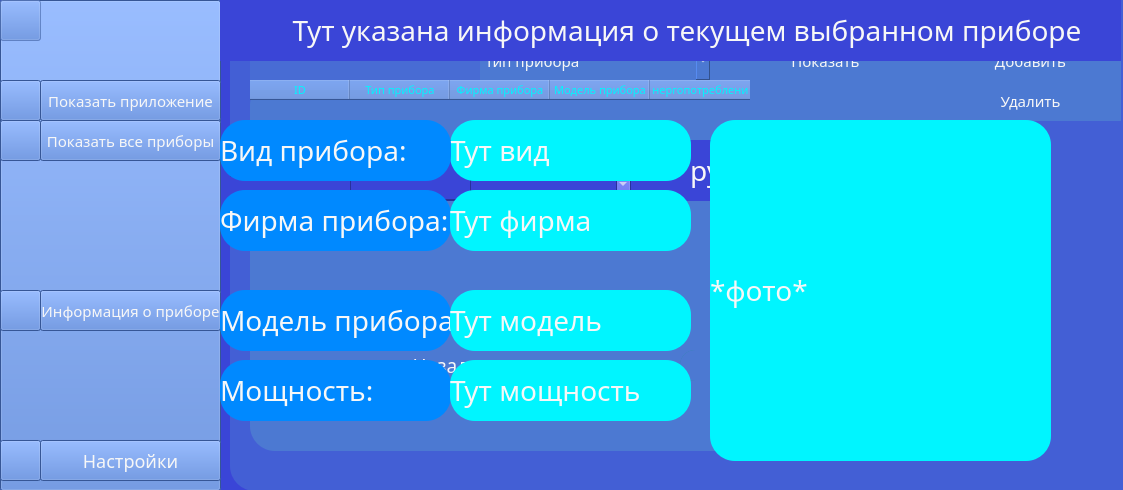
<?xml version="1.0" encoding="UTF-8"?>
<ui version="4.0">
 <class>MainWindow</class>
 <widget class="QMainWindow" name="MainWindow">
  <property name="geometry">
   <rect>
    <x>0</x>
    <y>0</y>
    <width>1123</width>
    <height>490</height>
   </rect>
  </property>
  <property name="windowTitle">
   <string>Плата за электроприборы</string>
  </property>
  <property name="styleSheet">
   <string notr="true">background:#3A45D7;</string>
  </property>
  <property name="iconSize">
   <size>
    <width>40</width>
    <height>40</height>
   </size>
  </property>
  <widget class="QWidget" name="centralwidget">
   <widget class="QComboBox" name="type">
    <property name="geometry">
     <rect>
      <x>350</x>
      <y>140</y>
      <width>181</width>
      <height>61</height>
     </rect>
    </property>
    <property name="styleSheet">
     <string notr="true">position: absolute;
left: 0.89%;
right: 87.97%;
top: 11.67%;
bottom: 83.98%;

background: #3A45D7;

color:#f7f7f7;
font-family: Mulish;
font-style: normal;
font-weight: 100;
font-size: 19px;
line-height: 24px;</string>
    </property>
    <item>
     <property name="text">
      <string>Кофеварка</string>
     </property>
    </item>
    <item>
     <property name="text">
      <string>Посудомойка</string>
     </property>
    </item>
   </widget>
   <widget class="QComboBox" name="firm">
    <property name="enabled">
     <bool>true</bool>
    </property>
    <property name="geometry">
     <rect>
      <x>550</x>
      <y>140</y>
      <width>181</width>
      <height>61</height>
     </rect>
    </property>
    <property name="styleSheet">
     <string notr="true">position: absolute;
left: 0.89%;
right: 87.97%;
top: 11.67%;
bottom: 83.98%;

background: #3A45D7;

color:#f7f7f7;
font-family: Mulish;
font-style: normal;
font-weight: 100;
font-size: 19px;
line-height: 24px;</string>
    </property>
    <item>
     <property name="text">
      <string>Vitek</string>
     </property>
    </item>
    <item>
     <property name="text">
      <string>Kitfort</string>
     </property>
    </item>
   </widget>
   <widget class="QComboBox" name="model">
    <property name="enabled">
     <bool>true</bool>
    </property>
    <property name="geometry">
     <rect>
      <x>750</x>
      <y>140</y>
      <width>181</width>
      <height>61</height>
     </rect>
    </property>
    <property name="styleSheet">
     <string notr="true">position: absolute;
left: 0.89%;
right: 87.97%;
top: 11.67%;
bottom: 83.98%;

background: #3A45D7;;

color:#f7f7f7;
font-family: Mulish;
font-style: normal;
font-weight: 100;
font-size: 19px;
line-height: 24px;</string>
    </property>
    <item>
     <property name="text">
      <string>VT 1506 BK</string>
     </property>
    </item>
    <item>
     <property name="text">
      <string>VT-1529</string>
     </property>
    </item>
    <item>
     <property name="text">
      <string>VT-1502 BK</string>
     </property>
    </item>
    <item>
     <property name="text">
      <string>VT-508</string>
     </property>
    </item>
    <item>
     <property name="text">
      <string>VT-1519 BK</string>
     </property>
    </item>
    <item>
     <property name="text">
      <string>VT-1514 BK</string>
     </property>
    </item>
    <item>
     <property name="text">
      <string>VT-1512</string>
     </property>
    </item>
    <item>
     <property name="text">
      <string>VT-1509</string>
     </property>
    </item>
    <item>
     <property name="text">
      <string>VT-1504</string>
     </property>
    </item>
    <item>
     <property name="text">
      <string>VT-1513 BK</string>
     </property>
    </item>
    <item>
     <property name="text">
      <string>VT-1518 BK</string>
     </property>
    </item>
    <item>
     <property name="text">
      <string>VT-1503 BK</string>
     </property>
    </item>
    <item>
     <property name="text">
      <string>VT-1527</string>
     </property>
    </item>
    <item>
     <property name="text">
      <string>VT-1511 BK</string>
     </property>
    </item>
    <item>
     <property name="text">
      <string>VT-1524 GD</string>
     </property>
    </item>
   </widget>
   <widget class="QComboBox" name="choose">
    <property name="geometry">
     <rect>
      <x>750</x>
      <y>140</y>
      <width>181</width>
      <height>61</height>
     </rect>
    </property>
    <property name="styleSheet">
     <string notr="true">position: absolute;
left: 0.89%;
right: 87.97%;
top: 11.67%;
bottom: 83.98%;

background: #3A45D7;
color:#f7f7f7;
font-family: Mulish;
font-style: normal;
font-weight: 100;
font-size: 28px;
line-height: 24px;</string>
    </property>
    <item>
     <property name="text">
      <string>В день</string>
     </property>
    </item>
    <item>
     <property name="text">
      <string>В неделю</string>
     </property>
    </item>
    <item>
     <property name="text">
      <string>В месяц</string>
     </property>
    </item>
   </widget>
   <widget class="QLabel" name="text">
    <property name="geometry">
     <rect>
      <x>550</x>
      <y>140</y>
      <width>181</width>
      <height>61</height>
     </rect>
    </property>
    <property name="styleSheet">
     <string notr="true">position: absolute;
left: 0.89%;
right: 87.97%;
top: 11.67%;
bottom: 83.98%;

background: #3A45D7;

color:#f7f7f7;
font-family: Mulish;
font-style: normal;
font-weight: 100;
font-size: 28px;
line-height: 24px;</string>
    </property>
    <property name="text">
     <string> часов</string>
    </property>
   </widget>
   <widget class="QDoubleSpinBox" name="plata">
    <property name="geometry">
     <rect>
      <x>470</x>
      <y>140</y>
      <width>161</width>
      <height>61</height>
     </rect>
    </property>
    <property name="styleSheet">
     <string notr="true">position: absolute;
left: 0.89%;
right: 87.97%;
top: 11.67%;
bottom: 83.98%;

background: #3A45D7;

color:#f7f7f7;
font-family: Mulish;
font-style: normal;
font-weight: 100;
font-size: 28px;
line-height: 24px;</string>
    </property>
    <property name="minimum">
     <double>2.000000000000000</double>
    </property>
    <property name="maximum">
     <double>10.000000000000000</double>
    </property>
    <property name="value">
     <double>3.040000000000000</double>
    </property>
   </widget>
   <widget class="QLabel" name="text2">
    <property name="geometry">
     <rect>
      <x>690</x>
      <y>140</y>
      <width>201</width>
      <height>61</height>
     </rect>
    </property>
    <property name="styleSheet">
     <string notr="true">position: absolute;
left: 0.89%;
right: 87.97%;
top: 11.67%;
bottom: 83.98%;


background: #3A45D7;
color:#f7f7f7;
font-family: Mulish;
font-style: normal;
font-weight: 100;
font-size: 28px;
line-height: 24px;</string>
    </property>
    <property name="text">
     <string>руб. за кВт/ч</string>
    </property>
   </widget>
   <widget class="QPushButton" name="calculate">
    <property name="geometry">
     <rect>
      <x>680</x>
      <y>350</y>
      <width>151</width>
      <height>31</height>
     </rect>
    </property>
    <property name="styleSheet">
     <string notr="true">position: absolute;
left: 0.89%;
right: 87.97%;
top: 11.67%;
bottom: 83.98%;

background: #2A89A6;
border-radius: 15px;
color:#f7f7f7;
font-family: Mulish;
font-style: normal;
font-weight: 100;
font-size: 19px;
line-height: 24px;</string>
    </property>
    <property name="text">
     <string>Рассчитать</string>
    </property>
   </widget>
   <widget class="QDoubleSpinBox" name="hours">
    <property name="geometry">
     <rect>
      <x>350</x>
      <y>140</y>
      <width>181</width>
      <height>61</height>
     </rect>
    </property>
    <property name="styleSheet">
     <string notr="true">position: absolute;
left: 0.89%;
right: 87.97%;
top: 11.67%;
bottom: 83.98%;

background: #3A45D7;
;
color:#f7f7f7;
font-family: Mulish;
font-style: normal;
font-weight: 100;
font-size: 28px;
line-height: 28px;</string>
    </property>
    <property name="maximum">
     <double>24.000000000000000</double>
    </property>
    <property name="value">
     <double>1.000000000000000</double>
    </property>
   </widget>
   <widget class="QPushButton" name="next">
    <property name="geometry">
     <rect>
      <x>680</x>
      <y>350</y>
      <width>151</width>
      <height>31</height>
     </rect>
    </property>
    <property name="styleSheet">
     <string notr="true">position: absolute;
left: 0.89%;
right: 87.97%;
top: 11.67%;
bottom: 83.98%;

background: #4C79D2;;
border-radius: 15px;
color:#f7f7f7;
font-family: Mulish;
font-style: normal;
font-weight: 100;
font-size: 19px;
line-height: 24px;</string>
    </property>
    <property name="text">
     <string>Далее</string>
    </property>
   </widget>
   <widget class="QPushButton" name="prev">
    <property name="geometry">
     <rect>
      <x>360</x>
      <y>350</y>
      <width>161</width>
      <height>31</height>
     </rect>
    </property>
    <property name="styleSheet">
     <string notr="true">position: absolute;
left: 0.89%;
right: 87.97%;
top: 11.67%;
bottom: 83.98%;

background: #4C79D2;;
border-radius: 15px;
color:#f7f7f7;
font-family: Mulish;
font-style: normal;
font-weight: 100;
font-size: 19px;
line-height: 24px;</string>
    </property>
    <property name="text">
     <string>Назад</string>
    </property>
   </widget>
   <widget class="QCheckBox" name="razrab">
    <property name="geometry">
     <rect>
      <x>230</x>
      <y>140</y>
      <width>121</width>
      <height>61</height>
     </rect>
    </property>
    <property name="text">
     <string/>
    </property>
   </widget>
   <widget class="QLabel" name="text3">
    <property name="geometry">
     <rect>
      <x>250</x>
      <y>140</y>
      <width>211</width>
      <height>61</height>
     </rect>
    </property>
    <property name="styleSheet">
     <string notr="true">font-family: Mulish;
font-style: normal;
font-weight: bold;
font-size: 13px;
line-height: 14px;
color:#f7f7f7;</string>
    </property>
    <property name="text">
     <string>Режим разработчика</string>
    </property>
   </widget>
   <widget class="QFrame" name="AFrameMenu">
    <property name="geometry">
     <rect>
      <x>0</x>
      <y>-40</y>
      <width>221</width>
      <height>961</height>
     </rect>
    </property>
    <property name="styleSheet">
     <string notr="true">background:rgba(76,121,210,0.5);</string>
    </property>
    <property name="frameShape">
     <enum>QFrame::StyledPanel</enum>
    </property>
    <property name="frameShadow">
     <enum>QFrame::Raised</enum>
    </property>
    <widget class="QPushButton" name="menu">
     <property name="geometry">
      <rect>
       <x>0</x>
       <y>40</y>
       <width>221</width>
       <height>491</height>
      </rect>
     </property>
     <property name="styleSheet">
      <string notr="true">background:#4C79D2;</string>
     </property>
     <property name="text">
      <string/>
     </property>
    </widget>
    <widget class="QPushButton" name="settings">
     <property name="geometry">
      <rect>
       <x>0</x>
       <y>480</y>
       <width>41</width>
       <height>41</height>
      </rect>
     </property>
     <property name="styleSheet">
      <string notr="true">background:#4C79D2;</string>
     </property>
     <property name="text">
      <string/>
     </property>
     <property name="iconSize">
      <size>
       <width>41</width>
       <height>41</height>
      </size>
     </property>
    </widget>
    <widget class="QPushButton" name="prilozh">
     <property name="geometry">
      <rect>
       <x>0</x>
       <y>120</y>
       <width>41</width>
       <height>41</height>
      </rect>
     </property>
     <property name="styleSheet">
      <string notr="true">background:#4C79D2;</string>
     </property>
     <property name="text">
      <string/>
     </property>
     <property name="iconSize">
      <size>
       <width>41</width>
       <height>41</height>
      </size>
     </property>
    </widget>
    <widget class="QPushButton" name="table">
     <property name="geometry">
      <rect>
       <x>0</x>
       <y>160</y>
       <width>41</width>
       <height>41</height>
      </rect>
     </property>
     <property name="styleSheet">
      <string notr="true">background:#4C79D2;</string>
     </property>
     <property name="text">
      <string/>
     </property>
     <property name="iconSize">
      <size>
       <width>31</width>
       <height>40</height>
      </size>
     </property>
    </widget>
    <widget class="QPushButton" name="settings1">
     <property name="geometry">
      <rect>
       <x>40</x>
       <y>480</y>
       <width>181</width>
       <height>41</height>
      </rect>
     </property>
     <property name="styleSheet">
      <string notr="true">position: absolute;
left: 4.32%;
right: 87.94%;
top: 26.44%;
bottom: 71.34%;

font-family: Mulish;
font-style: normal;
font-weight: normal;
font-size: 18px;
line-height: 23px;
background:#4C79D2;
color:#f7f7f7;</string>
     </property>
     <property name="text">
      <string>Настройки</string>
     </property>
    </widget>
    <widget class="QPushButton" name="table1">
     <property name="geometry">
      <rect>
       <x>40</x>
       <y>160</y>
       <width>181</width>
       <height>41</height>
      </rect>
     </property>
     <property name="styleSheet">
      <string notr="true">position: absolute;
left: 4.32%;
right: 87.94%;
top: 26.44%;
bottom: 71.34%;

font-family: Mulish;
font-style: normal;
font-weight: normal;
font-size: 15px;
line-height: 23px;
color:#f7f7f7;
background:#4C79D2;</string>
     </property>
     <property name="text">
      <string>Показать все приборы</string>
     </property>
    </widget>
    <widget class="QPushButton" name="prilozh1">
     <property name="geometry">
      <rect>
       <x>40</x>
       <y>120</y>
       <width>181</width>
       <height>41</height>
      </rect>
     </property>
     <property name="styleSheet">
      <string notr="true">position: absolute;
left: 4.32%;
right: 87.94%;
top: 26.44%;
bottom: 71.34%;

font-family: Mulish;
font-style: normal;
font-weight: normal;
font-size: 15px;
line-height: 23px;
background:#4C79D2;
color:#f7f7f7;</string>
     </property>
     <property name="text">
      <string>Показать приложение</string>
     </property>
    </widget>
    <widget class="QPushButton" name="menu1">
     <property name="geometry">
      <rect>
       <x>0</x>
       <y>40</y>
       <width>41</width>
       <height>41</height>
      </rect>
     </property>
     <property name="text">
      <string/>
     </property>
     <property name="iconSize">
      <size>
       <width>41</width>
       <height>41</height>
      </size>
     </property>
    </widget>
    <widget class="QPushButton" name="info1">
     <property name="geometry">
      <rect>
       <x>40</x>
       <y>330</y>
       <width>181</width>
       <height>41</height>
      </rect>
     </property>
     <property name="styleSheet">
      <string notr="true">position: absolute;
left: 4.32%;
right: 87.94%;
top: 26.44%;
bottom: 71.34%;

font-family: Mulish;
font-style: normal;
font-weight: normal;
font-size: 15px;
line-height: 23px;
color:#f7f7f7;
background:#4C79D2;</string>
     </property>
     <property name="text">
      <string>Информация о приборе</string>
     </property>
    </widget>
    <widget class="QPushButton" name="info">
     <property name="geometry">
      <rect>
       <x>0</x>
       <y>330</y>
       <width>41</width>
       <height>41</height>
      </rect>
     </property>
     <property name="styleSheet">
      <string notr="true">background:#4C79D2;</string>
     </property>
     <property name="text">
      <string/>
     </property>
     <property name="iconSize">
      <size>
       <width>31</width>
       <height>40</height>
      </size>
     </property>
    </widget>
   </widget>
   <widget class="QFrame" name="AFrameTable">
    <property name="geometry">
     <rect>
      <x>230</x>
      <y>0</y>
      <width>961</width>
      <height>491</height>
     </rect>
    </property>
    <property name="styleSheet">
     <string notr="true">position: absolute;
left: 52.66%;
right: 3.54%;
top: 31.48%;
bottom: 6.11%;

border-radius: 25px;
background:rgba(76,121,210,0.5);</string>
    </property>
    <property name="frameShape">
     <enum>QFrame::StyledPanel</enum>
    </property>
    <property name="frameShadow">
     <enum>QFrame::Raised</enum>
    </property>
    <widget class="QTableWidget" name="tableData">
     <property name="enabled">
      <bool>true</bool>
     </property>
     <property name="geometry">
      <rect>
       <x>20</x>
       <y>80</y>
       <width>691</width>
       <height>371</height>
      </rect>
     </property>
     <property name="maximumSize">
      <size>
       <width>691</width>
       <height>16777215</height>
      </size>
     </property>
     <property name="styleSheet">
      <string notr="true">position: absolute;
left: 0.89%;
right: 87.97%;
top: 11.67%;
bottom: 83.98%;

background: #4C79D2;;

color:#00F5FF;
font-family: Mulish;
font-style: normal;
font-weight: 100;
font-size: 11px;
line-height: 24px;</string>
     </property>
     <column>
      <property name="text">
       <string>ID</string>
      </property>
     </column>
     <column>
      <property name="text">
       <string>Тип прибора</string>
      </property>
     </column>
     <column>
      <property name="text">
       <string>Фирма прибора</string>
      </property>
     </column>
     <column>
      <property name="text">
       <string>Модель прибора</string>
      </property>
     </column>
     <column>
      <property name="text">
       <string>Энергопотребление</string>
      </property>
     </column>
    </widget>
    <widget class="QComboBox" name="comboFind">
     <property name="geometry">
      <rect>
       <x>250</x>
       <y>40</y>
       <width>231</width>
       <height>41</height>
      </rect>
     </property>
     <property name="styleSheet">
      <string notr="true">position: absolute;
left: 4.32%;
right: 87.94%;
top: 26.44%;
bottom: 71.34%;

font-family: Mulish;
font-style: normal;
font-weight: normal;
font-size: 15px;
line-height: 23px;
color:#f7f7f7;
background:#4C79D2;</string>
     </property>
     <item>
      <property name="text">
       <string>Тип прибора</string>
      </property>
     </item>
     <item>
      <property name="text">
       <string>Фирма прибора</string>
      </property>
     </item>
     <item>
      <property name="text">
       <string>Модель прибора</string>
      </property>
     </item>
     <item>
      <property name="text">
       <string>Энергопотрбление</string>
      </property>
     </item>
    </widget>
    <widget class="QPushButton" name="showFind">
     <property name="geometry">
      <rect>
       <x>480</x>
       <y>40</y>
       <width>231</width>
       <height>41</height>
      </rect>
     </property>
     <property name="styleSheet">
      <string notr="true">position: absolute;
left: 4.32%;
right: 87.94%;
top: 26.44%;
bottom: 71.34%;

font-family: Mulish;
font-style: normal;
font-weight: normal;
font-size: 15px;
line-height: 23px;
color:#f7f7f7;
background:#4C79D2;</string>
     </property>
     <property name="text">
      <string>Показать</string>
     </property>
    </widget>
    <widget class="QPushButton" name="deleteData">
     <property name="geometry">
      <rect>
       <x>710</x>
       <y>80</y>
       <width>181</width>
       <height>41</height>
      </rect>
     </property>
     <property name="styleSheet">
      <string notr="true">position: absolute;
left: 4.32%;
right: 87.94%;
top: 26.44%;
bottom: 71.34%;

font-family: Mulish;
font-style: normal;
font-weight: normal;
font-size: 15px;
line-height: 23px;
color:#f7f7f7;
background:#4C79D2;</string>
     </property>
     <property name="text">
      <string>Удалить</string>
     </property>
    </widget>
    <widget class="QLineEdit" name="lineFind">
     <property name="geometry">
      <rect>
       <x>20</x>
       <y>40</y>
       <width>231</width>
       <height>41</height>
      </rect>
     </property>
    </widget>
    <widget class="QPushButton" name="addData">
     <property name="geometry">
      <rect>
       <x>710</x>
       <y>40</y>
       <width>181</width>
       <height>41</height>
      </rect>
     </property>
     <property name="styleSheet">
      <string notr="true">position: absolute;
left: 4.32%;
right: 87.94%;
top: 26.44%;
bottom: 71.34%;

font-family: Mulish;
font-style: normal;
font-weight: normal;
font-size: 15px;
line-height: 23px;
color:#f7f7f7;
background:#4C79D2;</string>
     </property>
     <property name="text">
      <string>Добавить</string>
     </property>
    </widget>
    <zorder>comboFind</zorder>
    <zorder>showFind</zorder>
    <zorder>deleteData</zorder>
    <zorder>lineFind</zorder>
    <zorder>tableData</zorder>
    <zorder>addData</zorder>
   </widget>
   <widget class="QLabel" name="text4">
    <property name="geometry">
     <rect>
      <x>220</x>
      <y>120</y>
      <width>231</width>
      <height>61</height>
     </rect>
    </property>
    <property name="styleSheet">
     <string notr="true">position: absolute;
left: 0.89%;
right: 87.97%;
top: 11.67%;
bottom: 83.98%;
border-radius:25px;

background: #0089FF;

color:#f7f7f7;
font-family: Mulish;
font-style: normal;
font-weight: 100;
font-size: 28px;
line-height: 24px;</string>
    </property>
    <property name="text">
     <string>Вид прибора:</string>
    </property>
   </widget>
   <widget class="QLabel" name="text_type">
    <property name="geometry">
     <rect>
      <x>450</x>
      <y>120</y>
      <width>241</width>
      <height>61</height>
     </rect>
    </property>
    <property name="styleSheet">
     <string notr="true">position: absolute;
left: 0.89%;
right: 87.97%;
top: 11.67%;
bottom: 83.98%;
border-radius:25px;

background: #00F5FF;

color:#f7f7f7;
font-family: Mulish;
font-style: normal;
font-weight: 100;
font-size: 28px;
line-height: 24px;</string>
    </property>
    <property name="text">
     <string>Тут вид</string>
    </property>
   </widget>
   <widget class="QLabel" name="text5">
    <property name="geometry">
     <rect>
      <x>220</x>
      <y>190</y>
      <width>231</width>
      <height>61</height>
     </rect>
    </property>
    <property name="styleSheet">
     <string notr="true">position: absolute;
left: 0.89%;
right: 87.97%;
top: 11.67%;
bottom: 83.98%;
border-radius:25px;

background: #0089FF;

color:#f7f7f7;
font-family: Mulish;
font-style: normal;
font-weight: 100;
font-size: 28px;
line-height: 24px;</string>
    </property>
    <property name="text">
     <string>Фирма прибора:</string>
    </property>
   </widget>
   <widget class="QLabel" name="text_firm">
    <property name="geometry">
     <rect>
      <x>450</x>
      <y>190</y>
      <width>241</width>
      <height>61</height>
     </rect>
    </property>
    <property name="styleSheet">
     <string notr="true">position: absolute;
left: 0.89%;
right: 87.97%;
top: 11.67%;
bottom: 83.98%;
border-radius:25px;

background: #00F5FF;

color:#f7f7f7;
font-family: Mulish;
font-style: normal;
font-weight: 100;
font-size: 28px;
line-height: 24px;</string>
    </property>
    <property name="text">
     <string>Тут фирма</string>
    </property>
   </widget>
   <widget class="QLabel" name="text6">
    <property name="geometry">
     <rect>
      <x>220</x>
      <y>290</y>
      <width>231</width>
      <height>61</height>
     </rect>
    </property>
    <property name="styleSheet">
     <string notr="true">position: absolute;
left: 0.89%;
right: 87.97%;
top: 11.67%;
bottom: 83.98%;
border-radius:25px;

background: #0089FF;

color:#f7f7f7;
font-family: Mulish;
font-style: normal;
font-weight: 100;
font-size: 28px;
line-height: 24px;</string>
    </property>
    <property name="text">
     <string>Модель прибора:</string>
    </property>
   </widget>
   <widget class="QLabel" name="text_model">
    <property name="geometry">
     <rect>
      <x>450</x>
      <y>290</y>
      <width>241</width>
      <height>61</height>
     </rect>
    </property>
    <property name="styleSheet">
     <string notr="true">position: absolute;
left: 0.89%;
right: 87.97%;
top: 11.67%;
bottom: 83.98%;
border-radius:25px;

background: #00F5FF;

color:#f7f7f7;
font-family: Mulish;
font-style: normal;
font-weight: 100;
font-size: 28px;
line-height: 24px;</string>
    </property>
    <property name="text">
     <string>Тут модель</string>
    </property>
   </widget>
   <widget class="QLabel" name="text7">
    <property name="geometry">
     <rect>
      <x>220</x>
      <y>360</y>
      <width>231</width>
      <height>61</height>
     </rect>
    </property>
    <property name="styleSheet">
     <string notr="true">position: absolute;
left: 0.89%;
right: 87.97%;
top: 11.67%;
bottom: 83.98%;
border-radius:25px;

background: #0089FF;

color:#f7f7f7;
font-family: Mulish;
font-style: normal;
font-weight: 100;
font-size: 28px;
line-height: 24px;</string>
    </property>
    <property name="text">
     <string>Мощность:</string>
    </property>
   </widget>
   <widget class="QLabel" name="text_mosh">
    <property name="geometry">
     <rect>
      <x>450</x>
      <y>360</y>
      <width>241</width>
      <height>61</height>
     </rect>
    </property>
    <property name="styleSheet">
     <string notr="true">position: absolute;
left: 0.89%;
right: 87.97%;
top: 11.67%;
bottom: 83.98%;
border-radius:25px;

background: #00F5FF;

color:#f7f7f7;
font-family: Mulish;
font-style: normal;
font-weight: 100;
font-size: 28px;
line-height: 24px;</string>
    </property>
    <property name="text">
     <string>Тут мощность</string>
    </property>
   </widget>
   <widget class="QLabel" name="text8">
    <property name="geometry">
     <rect>
      <x>220</x>
      <y>0</y>
      <width>901</width>
      <height>61</height>
     </rect>
    </property>
    <property name="styleSheet">
     <string notr="true">position: absolute;
left: 0.89%;
right: 87.97%;
top: 11.67%;
bottom: 83.98%;


background: #3A45D7;

color:#f7f7f7;
font-family: Mulish;
font-style: normal;
font-weight: 100;
font-size: 28px;
line-height: 24px;</string>
    </property>
    <property name="text">
     <string>          Тут указана информация о текущем выбранном приборе</string>
    </property>
   </widget>
   <widget class="QLabel" name="text_photo">
    <property name="geometry">
     <rect>
      <x>710</x>
      <y>120</y>
      <width>341</width>
      <height>341</height>
     </rect>
    </property>
    <property name="styleSheet">
     <string notr="true">position: absolute;
left: 0.89%;
right: 87.97%;
top: 11.67%;
bottom: 83.98%;
border-radius:25px;

background: #00F5FF;

color:#f7f7f7;
font-family: Mulish;
font-style: normal;
font-weight: 100;
font-size: 28px;
line-height: 24px;</string>
    </property>
    <property name="text">
     <string>*фото*</string>
    </property>
   </widget>
   <zorder>AFrameTable</zorder>
   <zorder>AFrameMenu</zorder>
   <zorder>calculate</zorder>
   <zorder>firm</zorder>
   <zorder>model</zorder>
   <zorder>next</zorder>
   <zorder>prev</zorder>
   <zorder>razrab</zorder>
   <zorder>text3</zorder>
   <zorder>type</zorder>
   <zorder>hours</zorder>
   <zorder>text</zorder>
   <zorder>choose</zorder>
   <zorder>plata</zorder>
   <zorder>text2</zorder>
   <zorder>text_type</zorder>
   <zorder>text5</zorder>
   <zorder>text_firm</zorder>
   <zorder>text6</zorder>
   <zorder>text_model</zorder>
   <zorder>text7</zorder>
   <zorder>text_mosh</zorder>
   <zorder>text8</zorder>
   <zorder>text_photo</zorder>
   <zorder>text4</zorder>
  </widget>
 </widget>
 <resources/>
 <connections/>
</ui>
